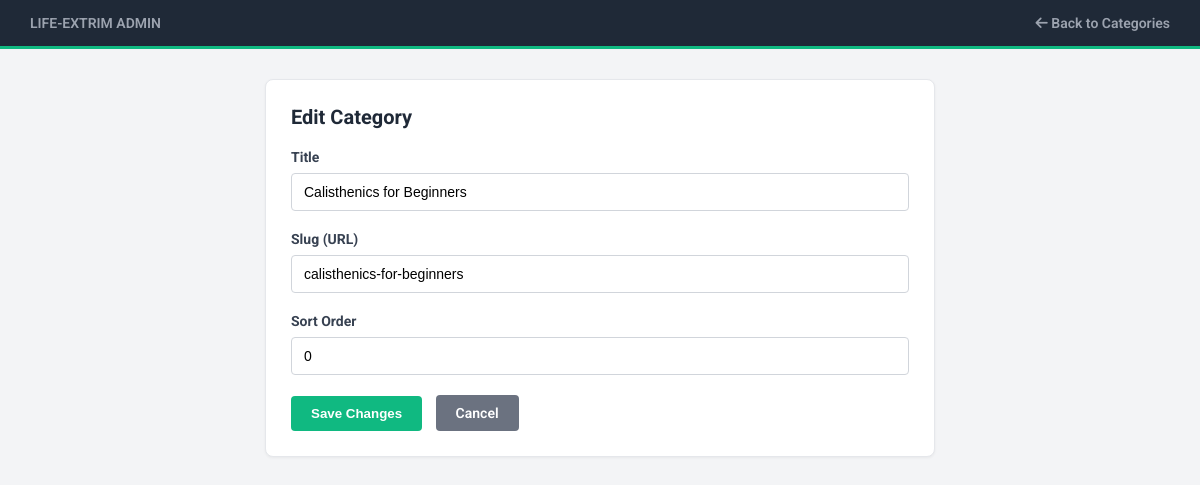
/admin/category_edit.php?id=20 (signed in), run on the app's committed database.
### tables this page shows
CREATE TABLE categories (
        id INTEGER PRIMARY KEY AUTOINCREMENT,
        title TEXT NOT NULL,
        slug TEXT NOT NULL UNIQUE,
        sort_order INTEGER DEFAULT 0
    );

### admin/category_edit.php (the view, shortened to what this page needs)
<?php
require_once '../db.php';
$id = isset($_GET['id']) ? (int)$_GET['id'] : 0;
$category = ['title' => '', 'slug' => '', 'sort_order' => 0];
if ($id > 0) {
    $stmt = $db->prepare("SELECT * FROM categories WHERE id = :id");
    $stmt->bindValue(':id', $id, SQLITE3_INTEGER);
    $category = $stmt->execute()->fetchArray(SQLITE3_ASSOC);
}
?>
<!DOCTYPE html>
<html lang="en">
<head>
    <link rel="stylesheet" href="https://cdnjs.cloudflare.com/ajax/libs/font-awesome/6.4.0/css/all.min.css" />
</head>
<body>
    <header class="admin-header">
        <div style="font-weight: 900; text-transform: uppercase;"><a href="/admin/index.php">life-extrim admin</a></div>
        <div>
            <a href="categories.php"><i class="fa-solid fa-arrow-left"></i> Back to Categories</a>
        </div>
    </header>
    <div class="admin-container">
        <div class="admin-card">
            <h2 style="margin-top: 0; margin-bottom: 20px; font-size: 20px;"><?= $id > 0 ? 'Edit Category' : 'Add New Category' ?></h2>
            <form action="" method="POST">
                <div class="form-group">
                    <label>Title</label>
                    <input type="text" name="title" value="<?= htmlspecialchars($category['title']) ?>" required>
                </div>
                <div class="form-group">
                    <label>Slug (URL)</label>
                    <input type="text" name="slug" value="<?= htmlspecialchars($category['slug']) ?>" placeholder="e.g. calisthenics">
                </div>
                <div class="form-group">
                    <label>Sort Order</label>
                    <input type="number" name="sort_order" value="<?= (int)$category['sort_order'] ?>">
                </div>
                <button type="submit" class="btn"><?= $id > 0 ? 'Save Changes' : 'Create Category' ?></button>
                <a href="categories.php" class="btn btn-secondary" style="display: inline-block;">Cancel</a>
            </form>
        </div>
    </div>
</body>
</html>

### admin/category_edit.php (style rules this page uses)
*, *::before, *::after { box-sizing: border-box; }
body { margin: 0; font-family: 'Roboto', sans-serif; background-color: #f3f4f6; color: #1f2937; font-size: 14px; }
.admin-header { background-color: #1f2937; color: #ffffff; padding: 15px 30px; display: flex; justify-content: space-between; align-items: center; border-bottom: 3px solid #10b981; }
.admin-header a { color: #9ca3af; text-decoration: none; font-weight: 600; }
.admin-container { max-width: 700px; margin: 30px auto; padding: 0 15px; }
.admin-card { background: #ffffff; border-radius: 8px; border: 1px solid #e5e7eb; box-shadow: 0 1px 3px rgba(0,0,0,0.05); padding: 25px; }
.form-group { margin-bottom: 20px; }
.form-group label { display: block; font-weight: 700; margin-bottom: 8px; color: #374151; }
.form-group input { width: 100%; padding: 10px 12px; border: 1px solid #d1d5db; border-radius: 4px; font-size: 14px; }
.btn { padding: 10px 20px; background: #10b981; color: #ffffff; border-radius: 4px; text-decoration: none; font-weight: 600; border: none; cursor: pointer; }
.btn-secondary { background: #6b7280; margin-left: 10px; }

### data on the page
categories: title "Calisthenics for Beginners", slug "calisthenics-for-beginners", sort_order "0"
